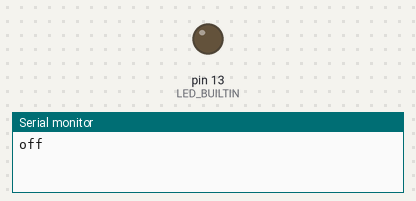
The sketch below on a simulated Arduino Uno, built with avr-gcc and run on an emulated ATmega328P. Shown: output pins drawn as LEDs (lit = HIGH), the last lines printed to the serial monitor.

Above: at 2.0 s.
At 5.0 s:
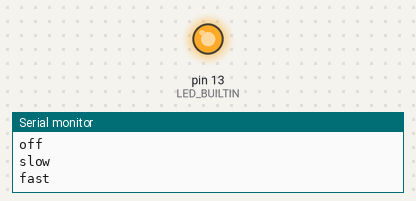
Timing chart, 0 to 7.8 s (numbered marks = the images above):
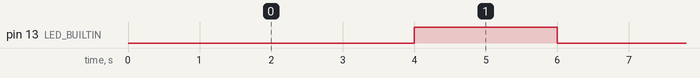

Measured:
- by itself, pin 13 (LED_BUILTIN): alternates HIGH for 2.0 s and LOW for 4.0 s

The sketch:

MultiFileSketch.ino
```cpp
// Tier C — a sketch split across two .ino files.
// Register: concatenated per Arduino's rules (folder-matching file first, then
// the rest alphabetically), with frames labelled by source file. Note that
// setup() calls describeMode() before it is defined anywhere in the concatenated
// buffer — that only works because Arduino auto-generates prototypes, which is
// why the importer has to replicate that step rather than assume C++ ordering.

int mode = 0;
unsigned long lastSwitch = 0;

void setup() {
  Serial.begin(9600);
  pinMode(LED_BUILTIN, OUTPUT);
  Serial.println(describeMode(mode));
  applyMode(mode);
}

void loop() {
  if (millis() - lastSwitch >= 2000) {
    lastSwitch = millis();
    mode = nextMode(mode);
    Serial.println(describeMode(mode));
    applyMode(mode);
  }
}
```

helpers.ino
```cpp
// Second tab. Arduino appends this after MultiFileSketch.ino.

const char *MODE_NAMES[] = {"off", "slow", "fast"};

const char *describeMode(int value) {
  if (value < 0 || value > 2) return "unknown";
  return MODE_NAMES[value];
}

int nextMode(int value) {
  return (value + 1) % 3;
}

void applyMode(int value) {
  switch (value) {
    case 0:
      digitalWrite(LED_BUILTIN, LOW);
      break;
    case 1:
      analogWrite(LED_BUILTIN, 64);
      break;
    case 2:
      analogWrite(LED_BUILTIN, 255);
      break;
    default:
      digitalWrite(LED_BUILTIN, LOW);
      break;
  }
}
```
